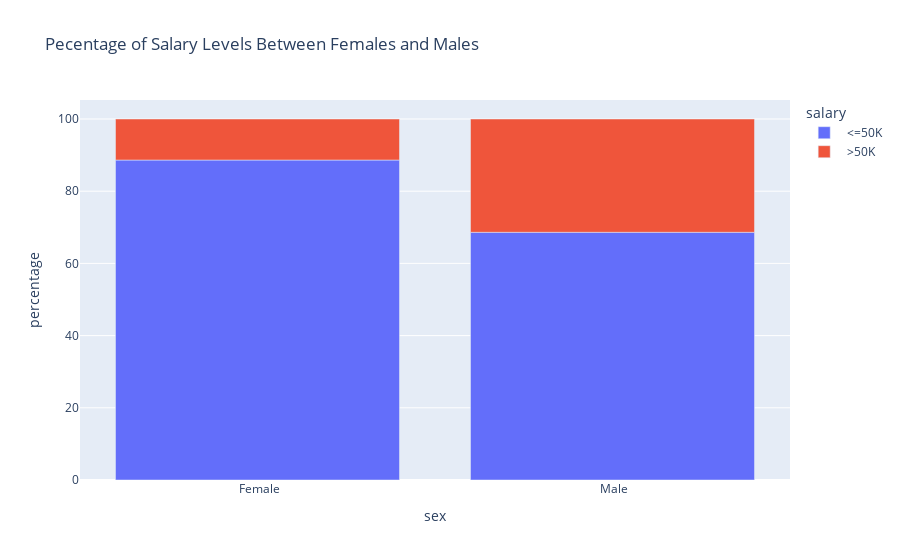

This figure's notebook cell:
### Code cell
# 100% filled bar chart

# calculate percent of total sex occurences that belong to a salary category
counts['percentage'] = counts.groupby('sex')['count'].transform(lambda x: (x / sum(x)) * 100)

# plot filled bar chart
fig_2b = px.bar(counts, x='sex', y='percentage', color='salary',
                title="Pecentage of Salary Levels Between Females and Males")
fig_2b.show()

### Figure 1 — Plotly figure (JSON) as saved in the notebook; plotly's stock layout.template omitted (floating-point values rounded to 4 significant figures)
{"data": [{"alignmentgroup": "True", "hovertemplate": "salary= <=50K<br>sex=%{x}<br>percentage=%{y}<extra></extra>", "legendgroup": " <=50K", "marker": {"color": "#636efa", "pattern": {"shape": ""}}, "name": " <=50K", "offsetgroup": " <=50K", "orientation": "v", "showlegend": true, "textposition": "auto", "type": "bar", "x": [" Female", " Male"], "xaxis": "x", "y": [88.63, 68.62], "yaxis": "y"}, {"alignmentgroup": "True", "hovertemplate": "salary= >50K<br>sex=%{x}<br>percentage=%{y}<extra></extra>", "legendgroup": " >50K", "marker": {"color": "#EF553B", "pattern": {"shape": ""}}, "name": " >50K", "offsetgroup": " >50K", "orientation": "v", "showlegend": true, "textposition": "auto", "type": "bar", "x": [" Female", " Male"], "xaxis": "x", "y": [11.37, 31.38], "yaxis": "y"}], "layout": {"barmode": "relative", "legend": {"title": {"text": "salary"}, "tracegroupgap": 0}, "title": {"text": "Pecentage of Salary Levels Between Females and Males"}, "xaxis": {"anchor": "y", "domain": [0, 1], "title": {"text": "sex"}}, "yaxis": {"anchor": "x", "domain": [0, 1], "title": {"text": "percentage"}}}}
